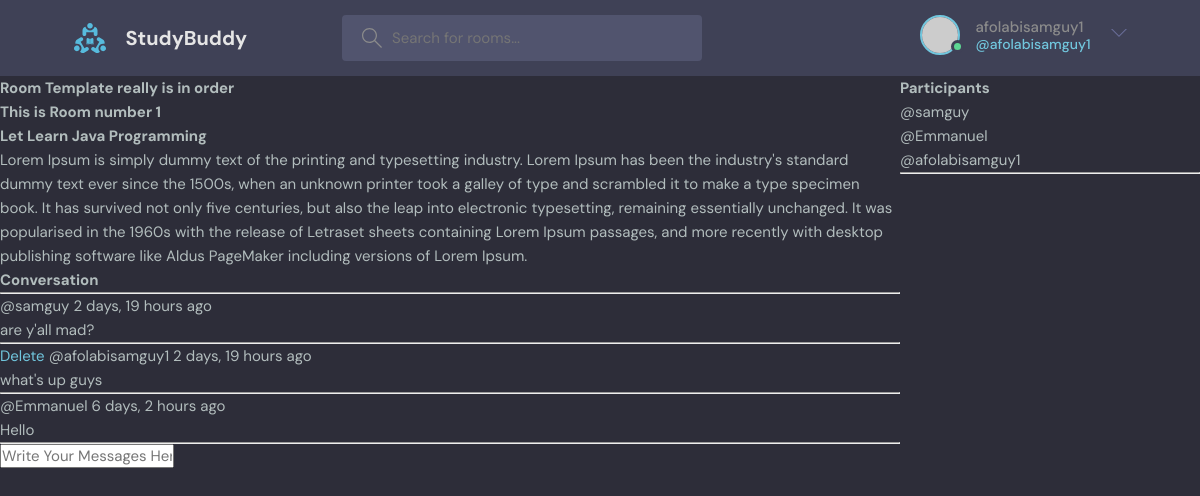
The page /room/1 (signed in) on the database its author committed.
### base/models.py (models this page shows, shortened)
class Room(models.Model):
    host = models.ForeignKey(User, on_delete=models.SET_NULL, null=True)
    topic = models.ForeignKey(Topic, on_delete=models.SET_NULL, null=True)
    name = models.CharField(max_length=200)
    description = models.TextField(null=True, blank=True)
    participants = models.ManyToManyField(User, related_name='participants', blank=True)
    updated = models.DateTimeField(auto_now=True)
    created = models.DateTimeField(auto_now_add=True)
    class Meta:
        ordering = ['-updated', '-created']

class Message(models.Model):
    user = models.ForeignKey(User, on_delete=models.CASCADE)
    room = models.ForeignKey(Room, on_delete=models.CASCADE)
    body = models.TextField()
    updated = models.DateTimeField(auto_now=True)
    created = models.DateTimeField(auto_now_add=True)
    class Meta:
        ordering = ['-updated', '-created']

### base/views.py (the view, shortened to what this page needs)
# urls.py: path('room/<str:pk>', views.room, name='room'),
def room(request, pk):
    room = Room.objects.get(id=pk)
    room_messages = room.message_set.all().order_by('-created')
    participants = room.participants.all()
    context = {'room': room, 'room_messages': room_messages, 'participants': participants}
    return render(request, 'base/room.html', context)

### base/templates/base/room.html (shortened to what this page needs)
{% extends 'main.html' %}
{% block content %}
<div class="room-container">
    <div>
        <h1>Room Template really is in order</h1>
        <h3>This is Room number {{ room.id }}</h3>
        <h2>{{ room.name }}</h2>
        <p>{{ room.description }}</p>
        <div class="comment-wrapper">
            <h2>Conversation</h2>
            <hr>
            {% for message in room_messages %}
                <div>
                    {% if request.user == message.user %}
                    <a href="{% url 'delete-message' message.id %}">Delete</a>
                    {% endif %}
                    <small>@{{ message.user }}  {{ message.created|timesince }} ago</small>
                    <p>{{ message.body }}</p>
                    <hr>
                </div>
            {% endfor %}
        </div>
        {% if request.user.is_authenticated %}
        <div class="comment-form">
            <form method="POST" action>
                <input type="text" name="body" placeholder="Write Your Messages Here"/>
            </form>
        </div>
        {% endif %}
    </div>
    <div>
        <h2>Participants</h2>
        {% for user in participants %}
            <div>
                <p>@{{ user.username }}</p>
            </div>
        {% endfor %}
        <hr>
    </div>
</div>
{% endblock content %}

### templates/navbar.html (shortened to what this page needs)
{% load static %}
<header class="header header--loggedIn">
      <div class="container">
        <a href="{% url 'home' %}" class="header__logo">
          <img src="{% static 'images/logo.svg' %}" />
          <h1>StudyBuddy</h1>
        </a>
        <form class="header__search" method="GET" action="{% url 'home' %}">
          <label>
            <input name = "q" placeholder="Search for rooms..." />
          </label>
        </form>
        <nav class="header__menu">
          {% if request.user.is_authenticated %}
          <div class="header__user">
            <a href="profile.html">
              <div class="avatar avatar--medium active">
                <img src="https://randomuser.me/api/portraits/men/37.jpg" />
              </div>
              <p>{{ request.user.username }} <span>@{{ request.user.username }}</span></p>
            </a>
            <button class="dropdown-button">
              <svg version="1.1" xmlns="http://www.w3.org/2000/svg" width="32" height="32" viewBox="0 0 32 32">
                <title>chevron-down</title>
                <path d="M16 21l-13-13h-3l16 16 16-16h-3l-13 13z"></path>
              </svg>
            </button>
          </div>
          {% else %}
          <a href="{% url 'login' %}">
            <img src="{% static 'images/avatar.svg' %}" />
            <p>Login</p>
          </a>
          {% endif %}
        </nav>
      </div>
    </header>

### static/styles/style.css (style rules this page uses)
:root { --color-main: #71c6dd; --color-main-light: #e1f6fb; --color-dark: #3f4156; --color-dark-medium: #51546e; --color-dark-light: #696d97; --color-light: #e5e5e5; --color-gray: #8b8b8b; --color-light-gray: #b2bdbd; --color-bg: #2d2d39; --color-success: #5dd693; --color-error: #fc4b0b; }
* { font-family: "DM Sans", -apple-system, BlinkMacSystemFont, "Segoe UI", Roboto, Oxygen, Ubuntu, Cantarell, "Open Sans", "Helvetica Neue", sans-serif; margin: 0; padding: 0; box-sizing: border-box; text-rendering: optimizeLegibility; font-size: inherit; }
html { font-size: 56.25%; }
@media only screen and (min-width: 1200px) { html { font-size: 62.5%; } }
body { line-height: 1.6; font-weight: 400; font-size: 1.5rem; color: var(--color-light-gray); background-color: var(--color-bg); min-height: 100vh; }
img { width: 100%; }
a { display: inline-block; color: var(--color-main); text-decoration: none; }
.container { max-width: 120rem; width: 90%; margin: auto; }
.avatar { position: relative; display: inline-block; border-radius: 50%; border: 2px solid var(--color-main); }
.avatar img { display: block; border-radius: 50%; object-fit: cover; object-position: center; }
.avatar::after { content: ""; display: block; position: absolute; background-color: var(--color-gray); z-index: 111; border-radius: 50%; border: 0.3rem solid var(--color-dark); }
.avatar.active::after { background-color: var(--color-success); }
.avatar.avatar--medium img { width: 3.6rem; height: 3.6rem; border-radius: 50%; }
.avatar.avatar--medium:after { width: 0.7rem; height: 0.7rem; bottom: 0px; right: -6px; }
.header { padding: 1.5rem; background-color: var(--color-dark); }
.header > .container { display: flex; gap: 9.5rem; }
.header__logo, .header__user { display: flex; gap: 2rem; align-items: center; }
.header__logo > img { height: 3.2rem; width: 3.2rem; }
.header__logo > h1 { font-weight: 700; font-size: 2rem; color: var(--color-light); }
.header__search > label { background-color: var(--color-dark-medium); padding: 1.3rem 1rem; display: flex; align-items: center; gap: 1rem; border-radius: 4px; }
.header__search svg { fill: var(--color-gray); width: 2rem; height: 2rem; margin-left: 1rem; }
.header__search input { width: 30rem; background: transparent; border: none; outline: none; color: var(--color-light); }
.header__menu { margin-left: auto; position: relative; }
.header__menu a { display: flex; gap: 1.5rem; align-items: center; font-weight: 500; text-decoration: none; color: var(--color-gray); }
.header__menu img { height: 3.6rem; }
.header__menu p { line-height: 1.2; }
.header__menu span { color: var(--color-main); font-weight: 500; font-size: 1.4rem; display: block; }
.header__menu svg { width: 1.6rem; height: 1.6rem; fill: var(--color-dark-light); }
.dropdown-button { background: transparent; border: 0; outline: 0; cursor: pointer; }

### base/templates/base/room.html (style rules this page uses)
.room-container { display: grid; grid-template-columns: 3fr 1fr; }

### rows shown on the page
Room: id "1", name "Let Learn Java Programming", description "Lorem Ipsum is simply dummy text of the printing and typesetting industry. Lorem Ipsum has been the industry's standard dummy text ever since the 1500s, when an unknown printer took a galley of type and scrambled it to make a type specimen book. It has survived not only five centuries, but also the leap into electronic typesetting, remaining essentially unchanged. It was popularised in the 1960s with the release of Letraset sheets containing Lorem Ipsum passages, and more recently with desktop publishing software like Aldus PageMaker including versions of Lorem Ipsum."
Message: user "samguy", created "2 days, 19 hours", body "are y'all mad?"
Message: shows "Delete", user "afolabisamguy1", created "2 days, 19 hours", body "what's up guys"
Message: user "Emmanuel", created "6 days, 2 hours", body "Hello"

### other values the page prints
{{ request.user.username }} "afolabisamguy1"
{{ user.username }} "samguy"
{{ user.username }} "Emmanuel"
{{ user.username }} "afolabisamguy1"
